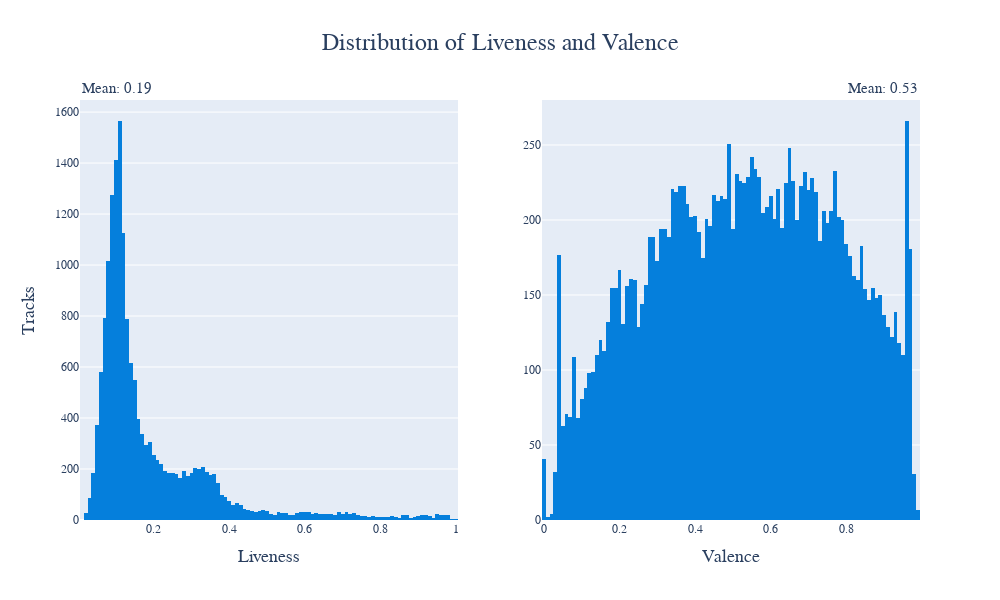

Here is the notebook cell this chart was saved with:
### Code cell
# Calculate mean values
mean_Liveness = np.mean(df['Liveness'])
mean_Valence = np.mean(df['Valence'])

fig = make_subplots(rows=1, cols=2)

#Left graph
fig.add_trace(px.histogram(df, x='Liveness').data[0], row=1, col=1)
fig.update_xaxes(title='Liveness', row=1, col=1)
fig.update_yaxes(title='Tracks', row=1, col=1)
fig.add_annotation(x=0,y=1.05, text=f"Mean: {mean_Liveness:.2f}", showarrow=False, xref="paper", yref="paper", font=dict(size=15))

# Right graph
fig.add_trace(px.histogram(df, x='Valence').data[0], row=1, col=2)
fig.update_xaxes(title='Valence', row=1, col=2)
fig.add_annotation(x=1,y=1.05, text=f"Mean: {mean_Valence:.2f}", showarrow=False, xref="paper", yref="paper", font=dict(size=15))

fig.update_layout(title='Distribution of Liveness and Valence', title_x=0.5, title_xanchor= 'center',width=1000, height=600)

### Figure 1 — Plotly figure (JSON) as saved in the notebook; plotly's stock layout.template omitted (floating-point values rounded to 4 significant figures; data arrays with more than 128 entries replaced by an {"elided": "..."} marker saying what was removed)
{"data": [{"alignmentgroup": "True", "bingroup": "x", "hovertemplate": "Liveness=%{x}<br>count=%{y}<extra></extra>", "legendgroup": "", "marker": {"color": "#057fdc", "pattern": {"shape": ""}}, "name": "", "offsetgroup": "", "orientation": "v", "showlegend": false, "type": "histogram", "x": {"elided": "16866 float values"}, "xaxis": "x", "yaxis": "y"}, {"alignmentgroup": "True", "bingroup": "x", "hovertemplate": "Valence=%{x}<br>count=%{y}<extra></extra>", "legendgroup": "", "marker": {"color": "#057fdc", "pattern": {"shape": ""}}, "name": "", "offsetgroup": "", "orientation": "v", "showlegend": false, "type": "histogram", "x": {"elided": "16866 float values"}, "xaxis": "x2", "yaxis": "y2"}], "layout": {"annotations": [{"font": {"size": 15}, "showarrow": false, "text": "Mean: 0.19", "x": 0, "xref": "paper", "y": 1.05, "yref": "paper"}, {"font": {"size": 15}, "showarrow": false, "text": "Mean: 0.53", "x": 1, "xref": "paper", "y": 1.05, "yref": "paper"}], "height": 600, "title": {"text": "Distribution of Liveness and Valence", "x": 0.5, "xanchor": "center"}, "width": 1000, "xaxis": {"anchor": "y", "domain": [0, 0.45], "title": {"text": "Liveness"}}, "xaxis2": {"anchor": "y2", "domain": [0.55, 1], "title": {"text": "Valence"}}, "yaxis": {"anchor": "x", "domain": [0, 1], "title": {"text": "Tracks"}}, "yaxis2": {"anchor": "x2", "domain": [0, 1]}}}
